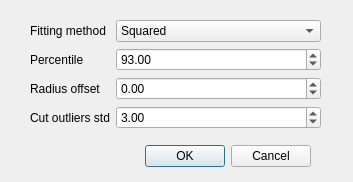
<?xml version="1.0" encoding="UTF-8"?>
<ui version="4.0">
 <class>Dialog</class>
 <widget class="QDialog" name="Dialog">
  <property name="geometry">
   <rect>
    <x>0</x>
    <y>0</y>
    <width>353</width>
    <height>182</height>
   </rect>
  </property>
  <property name="windowTitle">
   <string>Dialog</string>
  </property>
  <widget class="QDialogButtonBox" name="buttonBox">
   <property name="geometry">
    <rect>
     <x>130</x>
     <y>140</y>
     <width>181</width>
     <height>32</height>
    </rect>
   </property>
   <property name="orientation">
    <enum>Qt::Horizontal</enum>
   </property>
   <property name="standardButtons">
    <set>QDialogButtonBox::Cancel|QDialogButtonBox::Ok</set>
   </property>
  </widget>
  <widget class="QWidget" name="formLayoutWidget">
   <property name="geometry">
    <rect>
     <x>30</x>
     <y>20</y>
     <width>291</width>
     <height>111</height>
    </rect>
   </property>
   <layout class="QFormLayout" name="formLayout">
    <item row="1" column="0">
     <widget class="QLabel" name="label">
      <property name="text">
       <string>Percentile</string>
      </property>
     </widget>
    </item>
    <item row="1" column="1">
     <widget class="QDoubleSpinBox" name="percentile">
      <property name="sizePolicy">
       <sizepolicy hsizetype="Minimum" vsizetype="Fixed">
        <horstretch>0</horstretch>
        <verstretch>0</verstretch>
       </sizepolicy>
      </property>
      <property name="minimumSize">
       <size>
        <width>80</width>
        <height>0</height>
       </size>
      </property>
      <property name="maximum">
       <double>100.000000000000000</double>
      </property>
      <property name="value">
       <double>93.000000000000000</double>
      </property>
     </widget>
    </item>
    <item row="0" column="0">
     <widget class="QLabel" name="label_2">
      <property name="text">
       <string>Fitting method</string>
      </property>
     </widget>
    </item>
    <item row="2" column="0">
     <widget class="QLabel" name="label_3">
      <property name="text">
       <string>Radius offset</string>
      </property>
     </widget>
    </item>
    <item row="2" column="1">
     <widget class="QDoubleSpinBox" name="radius_offset">
      <property name="sizePolicy">
       <sizepolicy hsizetype="Minimum" vsizetype="Fixed">
        <horstretch>0</horstretch>
        <verstretch>0</verstretch>
       </sizepolicy>
      </property>
      <property name="minimumSize">
       <size>
        <width>80</width>
        <height>0</height>
       </size>
      </property>
      <property name="minimum">
       <double>-10.000000000000000</double>
      </property>
      <property name="maximum">
       <double>10.000000000000000</double>
      </property>
      <property name="singleStep">
       <double>0.100000000000000</double>
      </property>
     </widget>
    </item>
    <item row="0" column="1">
     <widget class="QComboBox" name="method">
      <property name="sizePolicy">
       <sizepolicy hsizetype="Expanding" vsizetype="Fixed">
        <horstretch>0</horstretch>
        <verstretch>0</verstretch>
       </sizepolicy>
      </property>
      <item>
       <property name="text">
        <string>Squared</string>
       </property>
      </item>
      <item>
       <property name="text">
        <string>Epsilon insensitive</string>
       </property>
      </item>
      <item>
       <property name="text">
        <string>Circle</string>
       </property>
      </item>
     </widget>
    </item>
    <item row="3" column="0">
     <widget class="QLabel" name="label_4">
      <property name="text">
       <string>Cut outliers std</string>
      </property>
     </widget>
    </item>
    <item row="3" column="1">
     <widget class="QDoubleSpinBox" name="std_cut">
      <property name="minimumSize">
       <size>
        <width>80</width>
        <height>0</height>
       </size>
      </property>
      <property name="maximum">
       <double>20.000000000000000</double>
      </property>
      <property name="singleStep">
       <double>0.200000000000000</double>
      </property>
      <property name="value">
       <double>3.000000000000000</double>
      </property>
     </widget>
    </item>
   </layout>
  </widget>
 </widget>
 <resources/>
 <connections>
  <connection>
   <sender>buttonBox</sender>
   <signal>accepted()</signal>
   <receiver>Dialog</receiver>
   <slot>accept()</slot>
   <hints>
    <hint type="sourcelabel">
     <x>310</x>
     <y>154</y>
    </hint>
    <hint type="destinationlabel">
     <x>157</x>
     <y>181</y>
    </hint>
   </hints>
  </connection>
  <connection>
   <sender>buttonBox</sender>
   <signal>rejected()</signal>
   <receiver>Dialog</receiver>
   <slot>reject()</slot>
   <hints>
    <hint type="sourcelabel">
     <x>310</x>
     <y>160</y>
    </hint>
    <hint type="destinationlabel">
     <x>286</x>
     <y>181</y>
    </hint>
   </hints>
  </connection>
 </connections>
</ui>
